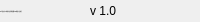
              <widget class="QFrame" name="bottomBar">
               <property name="minimumSize">
                <size>
                 <width>0</width>
                 <height>22</height>
                </size>
               </property>
               <property name="maximumSize">
                <size>
                 <width>16777215</width>
                 <height>22</height>
                </size>
               </property>
               <property name="frameShape">
                <enum>QFrame::NoFrame</enum>
               </property>
               <layout class="QHBoxLayout" name="horizontalLayout_5">
                <property name="spacing">
                 <number>0</number>
                </property>
                <property name="leftMargin">
                 <number>0</number>
                </property>
                <property name="topMargin">
                 <number>0</number>
                </property>
                <property name="rightMargin">
                 <number>0</number>
                </property>
                <property name="bottomMargin">
                 <number>0</number>
                </property>
                <item>
                 <widget class="QLabel" name="creditsLabel">
                  <property name="maximumSize">
                   <size>
                    <width>16777215</width>
                    <height>16</height>
                   </size>
                  </property>
                  <property name="font">
                   <font>
                    <family>Segoe UI</family>
                    <pointsize>-1</pointsize>
                    <italic>false</italic>
                    <bold>false</bold>
                   </font>
                  </property>
                  <property name="text">
                   <string>By: 배고픈 소크라테스보다 배부른 소크라테스가 낫다</string>
                  </property>
                 </widget>
                </item>
                <item>
                 <widget class="QLabel" name="version">
                  <property name="text">
                   <string>v 1.0</string>
                  </property>
                 </widget>
                </item>
                <item>
                 <widget class="QFrame" name="frame_size_grip">
                  <property name="minimumSize">
                   <size>
                    <width>20</width>
                    <height>0</height>
                   </size>
                  </property>
                  <property name="maximumSize">
                   <size>
                    <width>20</width>
                    <height>16777215</height>
                   </size>
                  </property>
                  <property name="frameShape">
                   <enum>QFrame::NoFrame</enum>
                  </property>
                 </widget>
                </item>
               </layout>
              </widget>
